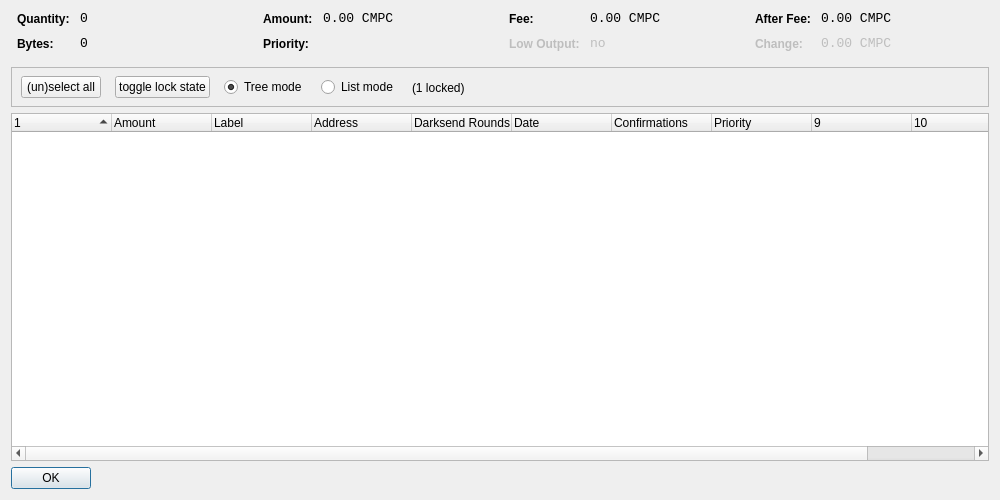
<?xml version="1.0" encoding="UTF-8"?>
<ui version="4.0">
 <class>CoinControlDialog</class>
 <widget class="QDialog" name="CoinControlDialog">
  <property name="geometry">
   <rect>
    <x>0</x>
    <y>0</y>
    <width>1000</width>
    <height>500</height>
   </rect>
  </property>
  <property name="windowTitle">
   <string>Coin Control</string>
  </property>
  <layout class="QVBoxLayout" name="verticalLayout">
   <item>
    <layout class="QHBoxLayout" name="horizontalLayoutTop" stretch="0,0,0,0">
     <property name="topMargin">
      <number>0</number>
     </property>
     <property name="bottomMargin">
      <number>10</number>
     </property>
     <item>
      <layout class="QFormLayout" name="formLayoutCoinControl1">
       <property name="horizontalSpacing">
        <number>10</number>
       </property>
       <property name="verticalSpacing">
        <number>10</number>
       </property>
       <property name="leftMargin">
        <number>6</number>
       </property>
       <property name="rightMargin">
        <number>6</number>
       </property>
       <item row="0" column="0">
        <widget class="QLabel" name="labelCoinControlQuantityText">
         <property name="styleSheet">
          <string notr="true">font-weight:bold;</string>
         </property>
         <property name="text">
          <string>Quantity:</string>
         </property>
        </widget>
       </item>
       <item row="0" column="1">
        <widget class="QLabel" name="labelCoinControlQuantity">
         <property name="font">
          <font>
           <family>Monospace</family>
           <pointsize>10</pointsize>
          </font>
         </property>
         <property name="cursor">
          <cursorShape>IBeamCursor</cursorShape>
         </property>
         <property name="contextMenuPolicy">
          <enum>Qt::ActionsContextMenu</enum>
         </property>
         <property name="text">
          <string notr="true">0</string>
         </property>
         <property name="textInteractionFlags">
          <set>Qt::LinksAccessibleByMouse|Qt::TextSelectableByKeyboard|Qt::TextSelectableByMouse</set>
         </property>
        </widget>
       </item>
       <item row="1" column="0">
        <widget class="QLabel" name="labelCoinControlBytesText">
         <property name="styleSheet">
          <string notr="true">font-weight:bold;</string>
         </property>
         <property name="text">
          <string>Bytes:</string>
         </property>
        </widget>
       </item>
       <item row="1" column="1">
        <widget class="QLabel" name="labelCoinControlBytes">
         <property name="font">
          <font>
           <family>Monospace</family>
           <pointsize>10</pointsize>
          </font>
         </property>
         <property name="cursor">
          <cursorShape>IBeamCursor</cursorShape>
         </property>
         <property name="contextMenuPolicy">
          <enum>Qt::ActionsContextMenu</enum>
         </property>
         <property name="text">
          <string notr="true">0</string>
         </property>
         <property name="textInteractionFlags">
          <set>Qt::LinksAccessibleByMouse|Qt::TextSelectableByKeyboard|Qt::TextSelectableByMouse</set>
         </property>
        </widget>
       </item>
      </layout>
     </item>
     <item>
      <layout class="QFormLayout" name="formLayoutCoinControl2">
       <property name="horizontalSpacing">
        <number>10</number>
       </property>
       <property name="verticalSpacing">
        <number>10</number>
       </property>
       <property name="leftMargin">
        <number>6</number>
       </property>
       <property name="rightMargin">
        <number>6</number>
       </property>
       <item row="0" column="0">
        <widget class="QLabel" name="labelCoinControlAmountText">
         <property name="styleSheet">
          <string notr="true">font-weight:bold;</string>
         </property>
         <property name="text">
          <string>Amount:</string>
         </property>
        </widget>
       </item>
       <item row="0" column="1">
        <widget class="QLabel" name="labelCoinControlAmount">
         <property name="font">
          <font>
           <family>Monospace</family>
           <pointsize>10</pointsize>
          </font>
         </property>
         <property name="cursor">
          <cursorShape>IBeamCursor</cursorShape>
         </property>
         <property name="contextMenuPolicy">
          <enum>Qt::ActionsContextMenu</enum>
         </property>
         <property name="text">
          <string notr="true">0.00 CMPC</string>
         </property>
         <property name="textInteractionFlags">
          <set>Qt::LinksAccessibleByMouse|Qt::TextSelectableByKeyboard|Qt::TextSelectableByMouse</set>
         </property>
        </widget>
       </item>
       <item row="1" column="0">
        <widget class="QLabel" name="labelCoinControlPriorityText">
         <property name="styleSheet">
          <string notr="true">font-weight:bold;</string>
         </property>
         <property name="text">
          <string>Priority:</string>
         </property>
        </widget>
       </item>
       <item row="1" column="1">
        <widget class="QLabel" name="labelCoinControlPriority">
         <property name="font">
          <font>
           <family>Monospace</family>
           <pointsize>10</pointsize>
          </font>
         </property>
         <property name="cursor">
          <cursorShape>IBeamCursor</cursorShape>
         </property>
         <property name="contextMenuPolicy">
          <enum>Qt::ActionsContextMenu</enum>
         </property>
         <property name="text">
          <string/>
         </property>
         <property name="textInteractionFlags">
          <set>Qt::LinksAccessibleByMouse|Qt::TextSelectableByKeyboard|Qt::TextSelectableByMouse</set>
         </property>
        </widget>
       </item>
      </layout>
     </item>
     <item>
      <layout class="QFormLayout" name="formLayoutCoinControl3">
       <property name="horizontalSpacing">
        <number>10</number>
       </property>
       <property name="verticalSpacing">
        <number>10</number>
       </property>
       <property name="leftMargin">
        <number>6</number>
       </property>
       <property name="rightMargin">
        <number>6</number>
       </property>
       <item row="0" column="0">
        <widget class="QLabel" name="labelCoinControlFeeText">
         <property name="styleSheet">
          <string notr="true">font-weight:bold;</string>
         </property>
         <property name="text">
          <string>Fee:</string>
         </property>
        </widget>
       </item>
       <item row="0" column="1">
        <widget class="QLabel" name="labelCoinControlFee">
         <property name="font">
          <font>
           <family>Monospace</family>
           <pointsize>10</pointsize>
          </font>
         </property>
         <property name="cursor">
          <cursorShape>IBeamCursor</cursorShape>
         </property>
         <property name="contextMenuPolicy">
          <enum>Qt::ActionsContextMenu</enum>
         </property>
         <property name="text">
          <string notr="true">0.00 CMPC</string>
         </property>
         <property name="textInteractionFlags">
          <set>Qt::LinksAccessibleByMouse|Qt::TextSelectableByKeyboard|Qt::TextSelectableByMouse</set>
         </property>
        </widget>
       </item>
       <item row="1" column="0">
        <widget class="QLabel" name="labelCoinControlLowOutputText">
         <property name="enabled">
          <bool>false</bool>
         </property>
         <property name="styleSheet">
          <string notr="true">font-weight:bold;</string>
         </property>
         <property name="text">
          <string>Low Output:</string>
         </property>
        </widget>
       </item>
       <item row="1" column="1">
        <widget class="QLabel" name="labelCoinControlLowOutput">
         <property name="enabled">
          <bool>false</bool>
         </property>
         <property name="font">
          <font>
           <family>Monospace</family>
           <pointsize>10</pointsize>
          </font>
         </property>
         <property name="cursor">
          <cursorShape>IBeamCursor</cursorShape>
         </property>
         <property name="contextMenuPolicy">
          <enum>Qt::ActionsContextMenu</enum>
         </property>
         <property name="text">
          <string notr="true">no</string>
         </property>
         <property name="textInteractionFlags">
          <set>Qt::LinksAccessibleByMouse|Qt::TextSelectableByKeyboard|Qt::TextSelectableByMouse</set>
         </property>
        </widget>
       </item>
      </layout>
     </item>
     <item>
      <layout class="QFormLayout" name="formLayoutCoinControl4">
       <property name="horizontalSpacing">
        <number>10</number>
       </property>
       <property name="verticalSpacing">
        <number>10</number>
       </property>
       <property name="leftMargin">
        <number>6</number>
       </property>
       <property name="rightMargin">
        <number>6</number>
       </property>
       <item row="0" column="0">
        <widget class="QLabel" name="labelCoinControlAfterFeeText">
         <property name="styleSheet">
          <string notr="true">font-weight:bold;</string>
         </property>
         <property name="text">
          <string>After Fee:</string>
         </property>
        </widget>
       </item>
       <item row="0" column="1">
        <widget class="QLabel" name="labelCoinControlAfterFee">
         <property name="font">
          <font>
           <family>Monospace</family>
           <pointsize>10</pointsize>
          </font>
         </property>
         <property name="cursor">
          <cursorShape>IBeamCursor</cursorShape>
         </property>
         <property name="contextMenuPolicy">
          <enum>Qt::ActionsContextMenu</enum>
         </property>
         <property name="text">
          <string notr="true">0.00 CMPC</string>
         </property>
         <property name="textInteractionFlags">
          <set>Qt::LinksAccessibleByMouse|Qt::TextSelectableByKeyboard|Qt::TextSelectableByMouse</set>
         </property>
        </widget>
       </item>
       <item row="1" column="0">
        <widget class="QLabel" name="labelCoinControlChangeText">
         <property name="enabled">
          <bool>false</bool>
         </property>
         <property name="styleSheet">
          <string notr="true">font-weight:bold;</string>
         </property>
         <property name="text">
          <string>Change:</string>
         </property>
        </widget>
       </item>
       <item row="1" column="1">
        <widget class="QLabel" name="labelCoinControlChange">
         <property name="enabled">
          <bool>false</bool>
         </property>
         <property name="font">
          <font>
           <family>Monospace</family>
           <pointsize>10</pointsize>
          </font>
         </property>
         <property name="cursor">
          <cursorShape>IBeamCursor</cursorShape>
         </property>
         <property name="contextMenuPolicy">
          <enum>Qt::ActionsContextMenu</enum>
         </property>
         <property name="text">
          <string notr="true">0.00 CMPC</string>
         </property>
         <property name="textInteractionFlags">
          <set>Qt::LinksAccessibleByMouse|Qt::TextSelectableByKeyboard|Qt::TextSelectableByMouse</set>
         </property>
        </widget>
       </item>
      </layout>
     </item>
    </layout>
   </item>
   <item>
    <widget class="QFrame" name="frame">
     <property name="minimumSize">
      <size>
       <width>0</width>
       <height>40</height>
      </size>
     </property>
     <property name="frameShape">
      <enum>QFrame::StyledPanel</enum>
     </property>
     <property name="frameShadow">
      <enum>QFrame::Sunken</enum>
     </property>
     <widget class="QWidget" name="horizontalLayoutWidget">
      <property name="geometry">
       <rect>
        <x>10</x>
        <y>0</y>
        <width>781</width>
        <height>41</height>
       </rect>
      </property>
      <layout class="QHBoxLayout" name="horizontalLayoutPanel" stretch="0,0,0,0,0">
       <property name="spacing">
        <number>14</number>
       </property>
       <item>
        <widget class="QPushButton" name="pushButtonSelectAll">
         <property name="sizePolicy">
          <sizepolicy hsizetype="Maximum" vsizetype="Fixed">
           <horstretch>0</horstretch>
           <verstretch>0</verstretch>
          </sizepolicy>
         </property>
         <property name="text">
          <string>(un)select all</string>
         </property>
        </widget>
       </item>
        <item>
         <widget class="QPushButton" name="pushButtonToggleLock">
          <property name="sizePolicy">
           <sizepolicy hsizetype="Maximum" vsizetype="Fixed">
            <horstretch>0</horstretch>
            <verstretch>0</verstretch>
           </sizepolicy>
          </property>
          <property name="text">
           <string>toggle lock state</string>
          </property>
          <property name="autoDefault">
           <bool>false</bool>
          </property>
         </widget>
        </item>
       <item>
        <widget class="QRadioButton" name="radioTreeMode">
         <property name="sizePolicy">
          <sizepolicy hsizetype="Maximum" vsizetype="Fixed">
           <horstretch>0</horstretch>
           <verstretch>0</verstretch>
          </sizepolicy>
         </property>
         <property name="text">
          <string>Tree mode</string>
         </property>
         <property name="checked">
          <bool>true</bool>
         </property>
        </widget>
       </item>
       <item>
        <widget class="QRadioButton" name="radioListMode">
         <property name="sizePolicy">
          <sizepolicy hsizetype="Maximum" vsizetype="Fixed">
           <horstretch>0</horstretch>
           <verstretch>0</verstretch>
          </sizepolicy>
         </property>
         <property name="text">
          <string>List mode</string>
         </property>
        </widget>
       </item>
        <item>
         <widget class="QLabel" name="labelLocked">
          <property name="text">
           <string>(1 locked)</string>
          </property>
         </widget>
        </item>
       <item>
        <spacer name="horizontalSpacer">
         <property name="orientation">
          <enum>Qt::Horizontal</enum>
         </property>
         <property name="sizeHint" stdset="0">
          <size>
           <width>40</width>
           <height>20</height>
          </size>
         </property>
        </spacer>
       </item>
      </layout>
     </widget>
    </widget>
   </item>
   <item>
    <widget class="CoinControlTreeWidget" name="treeWidget">
     <property name="contextMenuPolicy">
      <enum>Qt::CustomContextMenu</enum>
     </property>
     <property name="sortingEnabled">
      <bool>false</bool>
     </property>
     <property name="columnCount">
      <number>11</number>
     </property>
     <attribute name="headerShowSortIndicator" stdset="0">
      <bool>true</bool>
     </attribute>
     <attribute name="headerStretchLastSection">
      <bool>false</bool>
     </attribute>
     <column>
      <property name="text">
       <string/>
      </property>
     </column>
     <column>
      <property name="text">
       <string>Amount</string>
      </property>
     </column>
     <column>
      <property name="text">
       <string>Label</string>
      </property>
     </column>
     <column>
      <property name="text">
       <string>Address</string>
      </property>
     </column>
     <column>
      <property name="text">
       <string>Darksend Rounds</string>
      </property>
    </column>
     <column>
      <property name="text">
       <string>Date</string>
      </property>
     </column>
     <column>
      <property name="text">
       <string>Confirmations</string>
      </property>
      <property name="toolTip">
       <string>Confirmed</string>
      </property>
     </column>
     <column>
      <property name="text">
       <string>Priority</string>
      </property>
     </column>
     <column>
      <property name="text">
       <string/>
      </property>
     </column>
     <column>
      <property name="text">
       <string/>
      </property>
     </column>
     <column>
      <property name="text">
       <string/>
      </property>
     </column>
     <column>
      <property name="text">
       <string/>
      </property>
     </column>
    </widget>
   </item>
   <item>
    <widget class="QDialogButtonBox" name="buttonBox">
     <property name="sizePolicy">
      <sizepolicy hsizetype="Maximum" vsizetype="Fixed">
       <horstretch>0</horstretch>
       <verstretch>0</verstretch>
      </sizepolicy>
     </property>
     <property name="orientation">
      <enum>Qt::Horizontal</enum>
     </property>
     <property name="standardButtons">
      <set>QDialogButtonBox::Ok</set>
     </property>
    </widget>
   </item>
  </layout>
 </widget>
 <customwidgets>
  <customwidget>
   <class>CoinControlTreeWidget</class>
   <extends>QTreeWidget</extends>
   <header>coincontroltreewidget.h</header>
  </customwidget>
 </customwidgets>
 <resources/>
 <connections/>
</ui>
